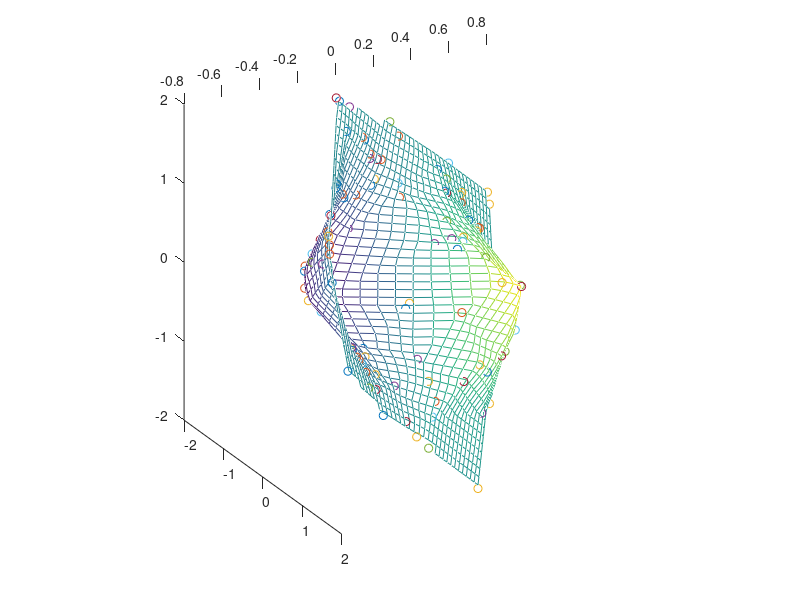

This chart was generated by the following MATLAB code:
%This script demonstrates saving calculated MATLAB variables during 
%  a batch job for plotting later.
% The saved variables can later be plotted during an interactive MATLAB 
% session to be viewed on the screen.
% It is a suitable piece of code for producing graphical output from
% batch jobs.
%

% prepare a sample data for 3D plotting
x=rand(10)*4-2; y=rand(10)*4-2; z=x.*exp( -x.^2-y.^2);
t=-2:0.1:2;
[xx,yy]=meshgrid(t,t);
zz=griddata(x,y,z,xx,yy);

save ( 'myplotvars' , 'x' , 'y' , 'z' , 'xx', 'yy' , 'zz' )

%% The commented out lines of code below can be issued later in an interactive session
clear
load ( 'myplotvars' ) ;
h1=figure;  
hold on ;

%  Need to alter the camera position for a better 3D view.
%  The child property of the figure gives us the axes handle.
%
 hax=get(h1,'Children');

 set(hax,'CameraPosition',[-24 -11 5]);     % set camera position 

 mesh(xx,yy,zz);                             % draw the mesh 
 
plot3(x,y,z,'o');                             % plot each point as 'o'

 
hold off;

 